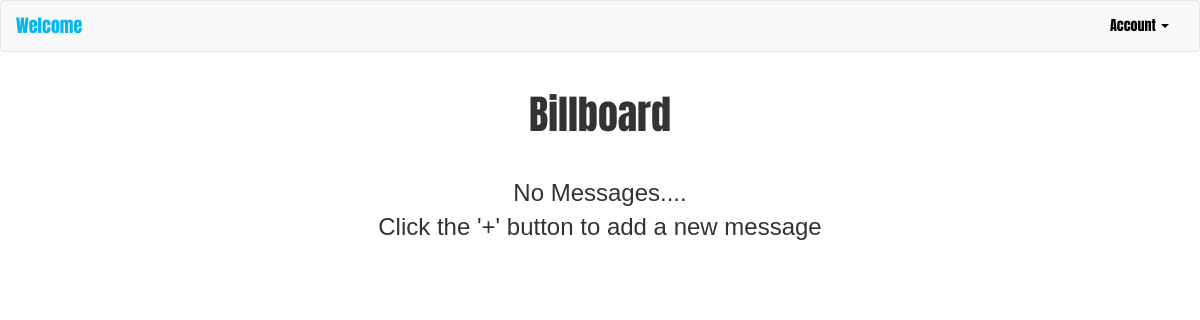
/board/guest, run on an earlier commit of the app's database.
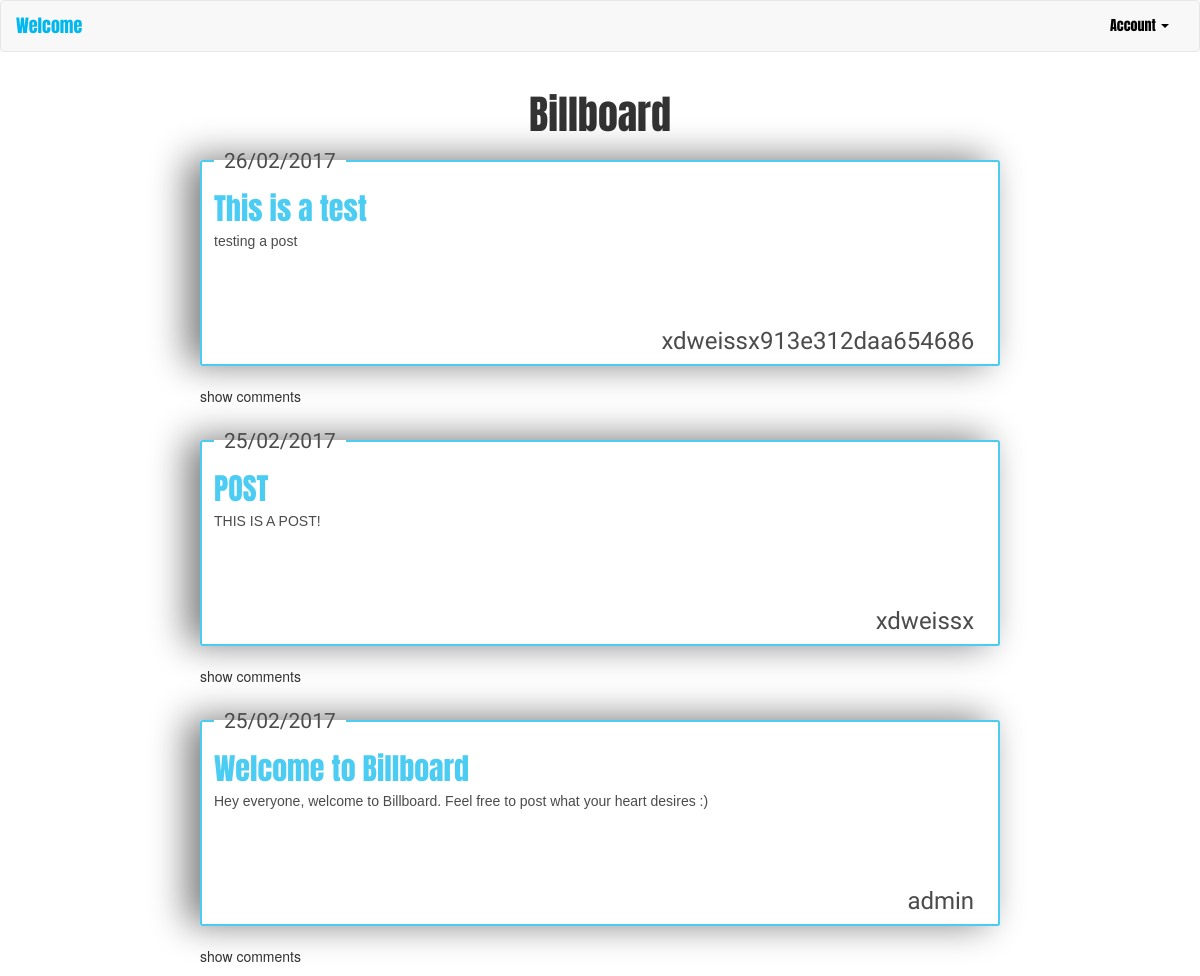
And on a later commit of the database.
### board/models.py (models this page shows, shortened)
class BoardPost(models.Model):
    author = models.CharField(max_length=20)
    title = models.CharField(max_length=200)
    text = models.TextField()
    created_date = models.DateField(default=timezone.now)

### board/views.py (the view)
def guest(request):
    posts = BoardPost.objects.filter(created_date__lte=timezone.now()).order_by('id').reverse()
    return render(request, 'guest.html', {'posts': posts})

### templates/guest.html (shortened to what this page needs)
{% extends 'base.html' %}
{% block content %}
<div class="container">
    <h1 class="text-center board_title">Billboard</h1>
    <div id = "post_container">
    {% if posts %}
        {% for post in posts %}
                <div class="center-block">
                    <fieldset class = "post_div" id = "#post_{{post.id}}">
                        <legend class="post_date">{{post.created_date|date:"d/m/Y"}}</legend>
                        <span class="post_title">{{post.title}}</span>
                        <span class="post_text">{{post.text}}</span>
                        <span class="post_author">{{post.author}}</span>
                    </fieldset>
                    <div class = "comments_div" id="{{post.id}}">
                            <div class = "add_show_comments" >
                                <span class = "comment_button show_comments" id = "show_comments_{{post.id}}">show comments</span>
                            </div>
                    </div>
                </div>
        {% endfor %}
    {% else %}
        <div id="alert">
            <div class="text-center">No Messages....</div>
            <div class="text-center">Click the '+' button to add a new message</div>
        </div>
    {% endif %}
    </div>
</div>
{% endblock %}

### templates/base.html (shortened to what this page needs)
	{% load staticfiles %}
	<!DOCTYPE html>
	<html>
	<head>
	    <link href="{% static 'css/bootstrap.min.css' %}" rel="stylesheet">
		<link rel="stylesheet" href="https://maxcdn.bootstrapcdn.com/bootstrap/3.3.7/css/bootstrap.min.css">
		{% load static %}
		<link rel="stylesheet" href="{% static 'css/style.css'%}">
	</head>
	<body>
	<nav class="navbar navbar-default">
	  <div class="container-fluid">
	    <div class="navbar-header">
			{% if user.is_authenticated %}
			<a id="welcome" class="navbar-brand" href="#">Welcome {{user.username}}</a>
			{% else %}
			<a id="welcome" class="navbar-brand" href="#">Welcome</a>
		  {% endif %}
	    </div>
	    <div class="collapse navbar-collapse" id="bs-example-navbar-collapse-1">
	      <ul class="nav navbar-nav navbar-right">
	        <li class="dropdown">
	          <a id="account" href="/login" class="dropdown-toggle" data-toggle="dropdown" role="button" aria-expanded="false">Account <span class="caret"></span></a>
	        </li>
	      </ul>
	    </div>
	  </div>
	</nav>
	            {% block content %}
	            {% endblock %}
	</body>
	</html>

### Billboard/static/css/style.css (style rules this page uses)
li { font-family:Anton; }
legend { width:auto; padding:0 10px; border-bottom:none; margin:0px; }
.board_title { font-family:Anton; font-size:40px; }
.post_div { display:block; width: 100%; margin:auto; height:220px; border:2px solid #00b7ef ; border-radius:2.5px; margin-top:10px; position:relative; padding:12px; background-color:white; opacity:.7; -webkit-box-shadow: -13px -2px 37px 0px rgba(0,0,0,0.75); -moz-box-shadow: -13px -2px 37px 0px rgba(0,0,0,0.75); box-shadow: -13px -2px 37px 0px rgba(0,0,0,0.75); }
.comments_div { height:auto; display:block; margin:auto; }
.add_show_comments { height:30px; margin-top:20px; }
.post_date { font-family:Poiret One; display:block; color:black; }
.post_title { font-family:Anton; font-size:30px; color:#00b7ef; display:block; }
.post_author { font-family:Pinyon Script; font-size:24px; color:black; position:absolute; right:3%; bottom:3%; display:block; }
.post_text { font-family:Arial; color:#c1bfc0; color:black; display:block; }
.center-block { max-width:800px; }
#welcome { font-family:Anton; color:#00b7ef; }
#account { font-family:Anton; color:black; }

What changed in the data, as far as the page shows it:
added BoardPost: created_date "26/02/2017", title "This is a test", text "testing a post", author "xdweissx913e312daa654686"
added BoardPost: created_date "25/02/2017", title "POST", text "THIS IS A POST!", author "xdweissx"
added BoardPost: created_date "25/02/2017", title "Welcome to Billboard", text "Hey everyone, welcome to Billboard. Feel free to post what your heart desires :)", author "admin"
Also different on the page:
text no longer shown: "No Messages.... Click the '+' button to add a new message"
